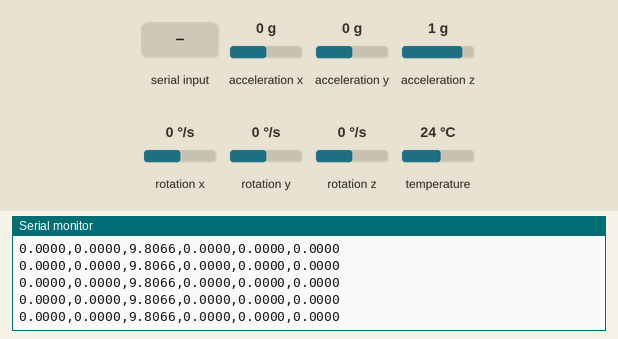
The sketch below on a simulated ESP32-S3. Shown: the last lines printed to the serial monitor. The test bench sets the inputs (shaded band); at power-on: acceleration x 0 g, acceleration y 0 g, acceleration z 1 g, rotation x 0 °/s, rotation y 0 °/s, rotation z 0 °/s, temperature 24 °C.

Above: at 1.3 s.
1.4 s: "c\n" received over Serial
At 1.9 s:
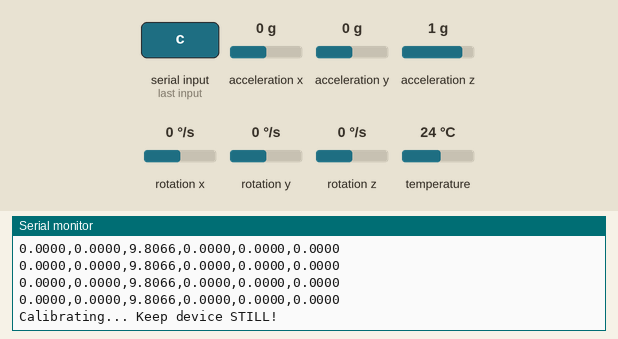
3.5 s: acceleration x set to -1.4 g
At 4.1 s:
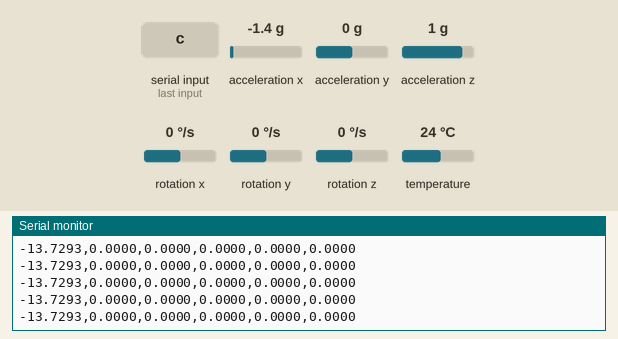
5.0 s: acceleration y set to -1.4 g
At 5.9 s:
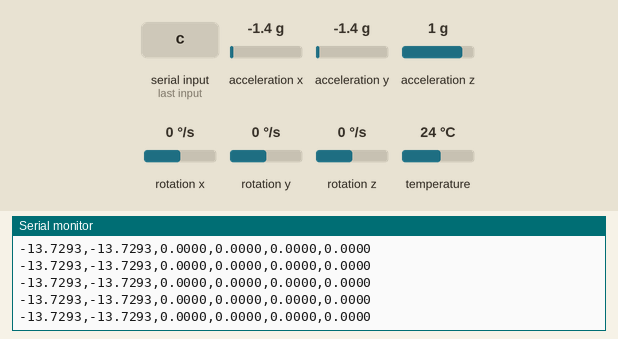
6.5 s: acceleration z set to -1.4 g
At 7.3 s:
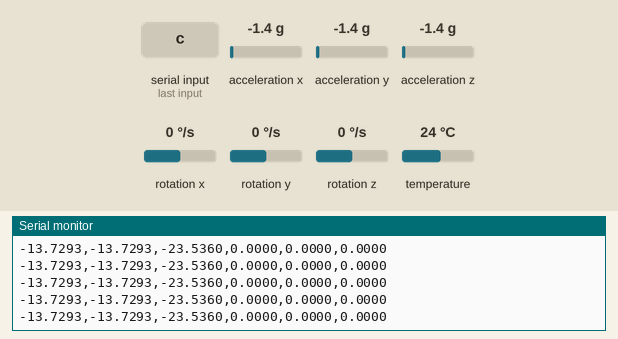
8.0 s: "calibrate\n" received over Serial
At 8.5 s:
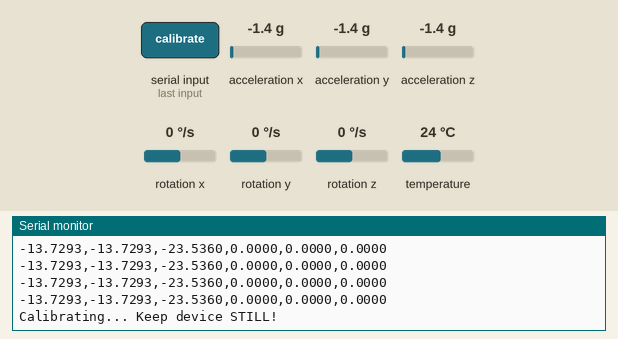
9.5 s: rotation x set to -192 °/s
At 10.4 s:
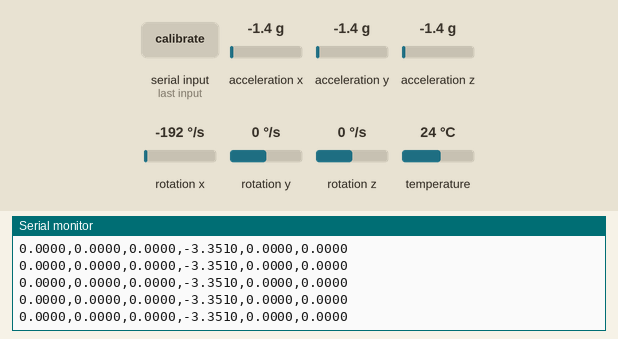
Timing chart, 0 to 12.0 s (numbered marks = the images above; inputs shaded):
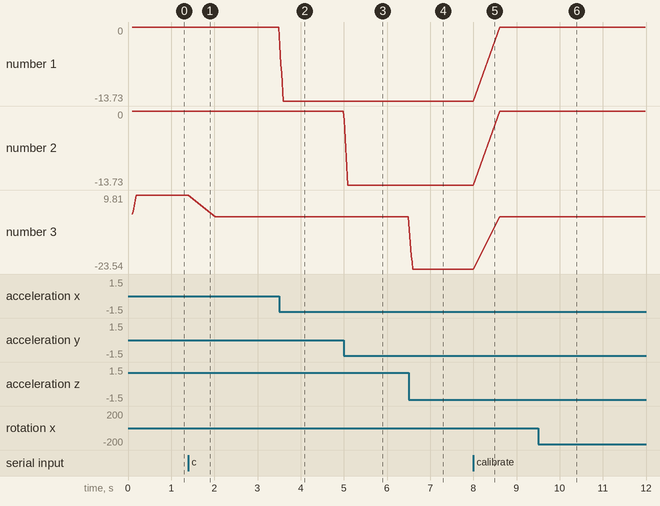

Measured:
- after the input at 1.4 s, the serial monitor: prints a new line at once (image 1)
- after the input at 3.5 s, the serial monitor: prints a new line at once (image 2)
- after the input at 5.0 s, the serial monitor: prints a new line at once (image 3)
- after the input at 6.5 s, the serial monitor: prints a new line at once (image 4)
- after the input at 8.0 s, the serial monitor: prints a new line at once (image 5)
- after the input at 9.5 s, the serial monitor: prints a new line at once (image 6)
- plotted number 1: 0 → -13.73 after the input at 3.5 s
- plotted number 3: 0 → -23.54 after the input at 6.5 s

The sketch:

MPU6050_receiver.ino
```cpp
// MPU6050 轨迹预处理 + 校准 + 滤波
// 适用于 ESP32-S3 (SDA=12, SCL=11)
// 输出格式: acc_x,acc_y,acc_z,gyro_x,gyro_y,gyro_z (单位: m/s², rad/s)

#include <Adafruit_MPU6050.h>
#include <Adafruit_Sensor.h>
#include <Wire.h>

#define SDA_PIN 12
#define SCL_PIN 11

// 滑动平均窗口大小（建议 5~10）
#define FILTER_SIZE 8

enum Axis { X, Y, Z };

Adafruit_MPU6050 mpu;
float acc_bias[3] = {0, 0, 0};
bool calibrated = false;

// 滑动平均缓冲区
float acc_buffer[FILTER_SIZE][3] = {0};
float gyro_buffer[FILTER_SIZE][3] = {0};
int buffer_index = 0;

void setup() {
  Serial.begin(115200);
  while (!Serial) delay(10);

  Serial.println("MPU6050 Trajectory Preprocessor");
  Serial.println("Send 'c' to calibrate (device must be still!)");

  Wire.begin(SDA_PIN, SCL_PIN);

  if (!mpu.begin(MPU6050_I2CADDR_DEFAULT, &Wire)) {
    Serial.println("Failed to find MPU6050!");
    while (1) delay(1000);
  }

  // 配置传感器
  mpu.setAccelerometerRange(MPU6050_RANGE_8_G);
  mpu.setGyroRange(MPU6050_RANGE_500_DEG);
  mpu.setFilterBandwidth(MPU6050_BAND_21_HZ); // 低通滤波，减少噪声

  delay(100);
}

// 执行一次偏置校准（需静止）
void performCalibration() {
  Serial.println("Calibrating... Keep device STILL!");
  float sum[3] = {0, 0, 0};
  const int samples = 50;

  for (int i = 0; i < samples; i++) {
    sensors_event_t a, g, temp;
    mpu.getEvent(&a, &g, &temp);
    sum[X] += a.acceleration.x;
    sum[Y] += a.acceleration.y;
    sum[Z] += a.acceleration.z;
    delay(10);
  }

  acc_bias[X] = sum[X] / samples;
  acc_bias[Y] = sum[Y] / samples;
  acc_bias[Z] = sum[Z] / samples;

  // 注意：Z轴偏置 ≈ 9.8 m/s²（如果Z朝上），但我们仍减去它
  // 实际轨迹重建需在Unity中结合姿态（用陀螺仪+加速度计融合）来分离重力！

  Serial.print("Bias Calibrated: X=");
  Serial.print(acc_bias[X], 3);
  Serial.print(", Y=");
  Serial.print(acc_bias[Y], 3);
  Serial.print(", Z=");
  Serial.println(acc_bias[Z], 3);

  calibrated = true;

  // 清空滤波缓冲区
  memset(acc_buffer, 0, sizeof(acc_buffer));
  memset(gyro_buffer, 0, sizeof(gyro_buffer));
  buffer_index = 0;
}

// 应用滑动平均滤波
void applyMovingAverage(float raw_acc[3], float raw_gyro[3], float filtered_acc[3], float filtered_gyro[3]) {
  // 更新缓冲区
  acc_buffer[buffer_index][X] = raw_acc[X];
  acc_buffer[buffer_index][Y] = raw_acc[Y];
  acc_buffer[buffer_index][Z] = raw_acc[Z];

  gyro_buffer[buffer_index][X] = raw_gyro[X];
  gyro_buffer[buffer_index][Y] = raw_gyro[Y];
  gyro_buffer[buffer_index][Z] = raw_gyro[Z];

  // 计算平均值
  for (int axis = 0; axis < 3; axis++) {
    float acc_sum = 0, gyro_sum = 0;
    for (int i = 0; i < FILTER_SIZE; i++) {
      acc_sum += acc_buffer[i][axis];
      gyro_sum += gyro_buffer[i][axis];
    }
    filtered_acc[axis] = acc_sum / FILTER_SIZE;
    filtered_gyro[axis] = gyro_sum / FILTER_SIZE;
  }

  buffer_index = (buffer_index + 1) % FILTER_SIZE;
}

void loop() {
  // 检查串口命令
  if (Serial.available()) {
    String cmd = Serial.readStringUntil('\n');
    cmd.trim();
    if (cmd.equalsIgnoreCase("c") || cmd.equalsIgnoreCase("calibrate")) {
      performCalibration();
    }
  }

  sensors_event_t a, g, temp;
  mpu.getEvent(&a, &g, &temp);

  // 减去偏置（即使未校准，初始为0也不影响）
  float raw_acc[3] = {
    a.acceleration.x - acc_bias[X],
    a.acceleration.y - acc_bias[Y],
    a.acceleration.z - acc_bias[Z]
  };
  float raw_gyro[3] = { g.gyro.x, g.gyro.y, g.gyro.z };

  // 滑动平均滤波
  float filtered_acc[3], filtered_gyro[3];
  applyMovingAverage(raw_acc, raw_gyro, filtered_acc, filtered_gyro);

  // 输出格式：CSV，便于 Unity 解析
  // 格式: ax,ay,az,gx,gy,gz
  Serial.print(filtered_acc[X], 4);
  Serial.print(",");
  Serial.print(filtered_acc[Y], 4);
  Serial.print(",");
  Serial.print(filtered_acc[Z], 4);
  Serial.print(",");
  Serial.print(filtered_gyro[X], 4);
  Serial.print(",");
  Serial.print(filtered_gyro[Y], 4);
  Serial.print(",");
  Serial.println(filtered_gyro[Z], 4);

  delay(10); // ~100Hz 输出频率（可调）
}
```
